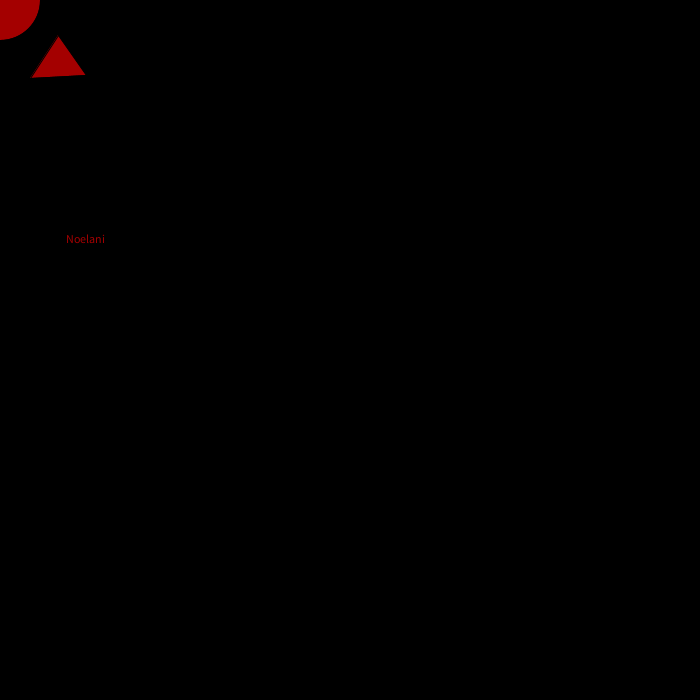
Frame 1 (no input)
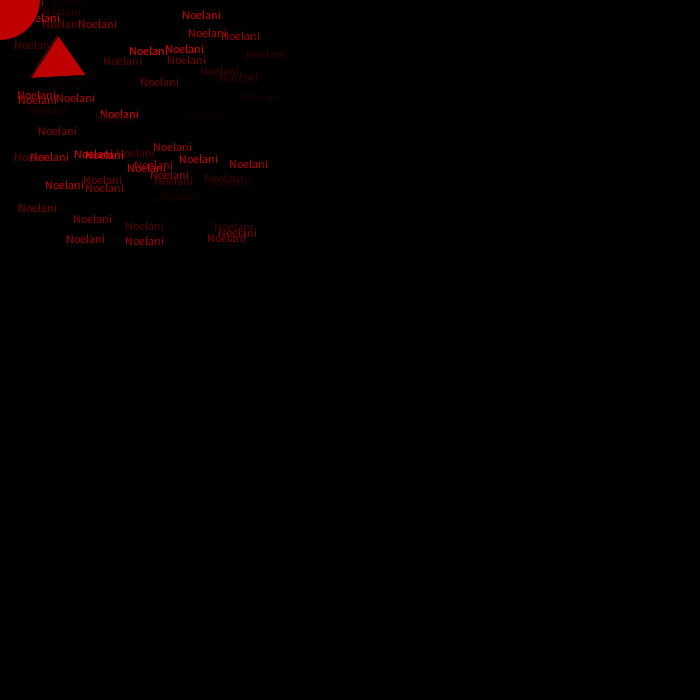
Frame 60 (the mouse pressed at the canvas centre just before this capture)
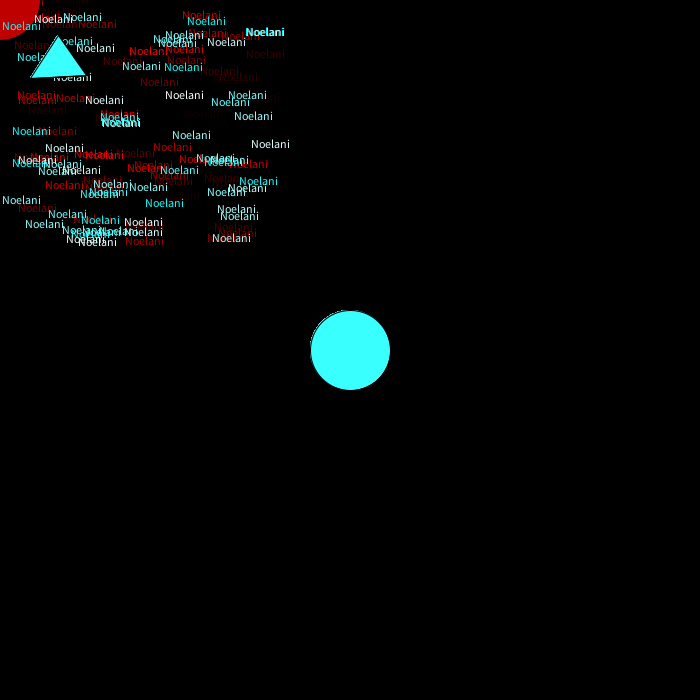
Frame 120 (the mouse held since frame 60 and released just before this capture)

The Processing sketch that drew these frames (run headless with seeded random() and noise(); from frame 60 on, the mouse is pressed at the canvas centre):

// Processing sketch: sketch_1
// ── sketch_1.pde
void setup()
{size(700,700);
  background(0,0,0);
  
}

void draw ()
{fill(random(255),mouseY,mouseX);text("Noelani",random(255),random(255));
  ellipse(mouseX,mouseY,80,80);

triangle(30, 78, 58, 35, 86, 75);
}
